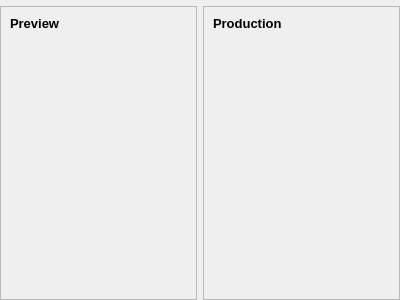
<?xml version="1.0" encoding="UTF-8"?>
<ui version="4.0">
 <class>TwinRenderSettingsWindow</class>
 <widget class="QWidget" name="TwinRenderSettingsWindow">
  <property name="geometry">
   <rect>
    <x>0</x>
    <y>0</y>
    <width>400</width>
    <height>300</height>
   </rect>
  </property>
  <property name="windowTitle">
   <string>Form</string>
  </property>
  <layout class="QVBoxLayout" name="verticalLayout" stretch="0,1">
   <property name="margin">
    <number>0</number>
   </property>
   <item>
    <widget class="StashFrame" name="frame_3">
     <property name="frameShape">
      <enum>QFrame::StyledPanel</enum>
     </property>
     <property name="frameShadow">
      <enum>QFrame::Raised</enum>
     </property>
    </widget>
   </item>
   <item>
    <layout class="QHBoxLayout" name="horizontalLayout">
     <item>
      <widget class="QFrame" name="frame_2">
       <property name="frameShape">
        <enum>QFrame::StyledPanel</enum>
       </property>
       <property name="frameShadow">
        <enum>QFrame::Raised</enum>
       </property>
       <layout class="QVBoxLayout" name="verticalLayout_3" stretch="0,1">
        <item>
         <widget class="QLabel" name="label">
          <property name="font">
           <font>
            <pointsize>10</pointsize>
            <weight>75</weight>
            <bold>true</bold>
           </font>
          </property>
          <property name="text">
           <string>Preview</string>
          </property>
         </widget>
        </item>
        <item>
         <widget class="RenderSettingsWindow" name="widget_2" native="true"/>
        </item>
       </layout>
      </widget>
     </item>
     <item>
      <widget class="QFrame" name="frame">
       <property name="frameShape">
        <enum>QFrame::StyledPanel</enum>
       </property>
       <property name="frameShadow">
        <enum>QFrame::Raised</enum>
       </property>
       <layout class="QVBoxLayout" name="verticalLayout_2" stretch="0,1">
        <item>
         <widget class="QLabel" name="label_2">
          <property name="font">
           <font>
            <pointsize>10</pointsize>
            <weight>75</weight>
            <bold>true</bold>
           </font>
          </property>
          <property name="text">
           <string>Production</string>
          </property>
         </widget>
        </item>
        <item>
         <widget class="RenderSettingsWindow" name="widget" native="true"/>
        </item>
       </layout>
      </widget>
     </item>
    </layout>
   </item>
  </layout>
 </widget>
 <customwidgets>
  <customwidget>
   <class>StashFrame</class>
   <extends>QFrame</extends>
   <header>stashframe.hh</header>
   <container>1</container>
  </customwidget>
  <customwidget>
   <class>RenderSettingsWindow</class>
   <extends>QWidget</extends>
   <header>rendersettingswindow.hh</header>
   <container>1</container>
  </customwidget>
 </customwidgets>
 <resources/>
 <connections/>
</ui>
